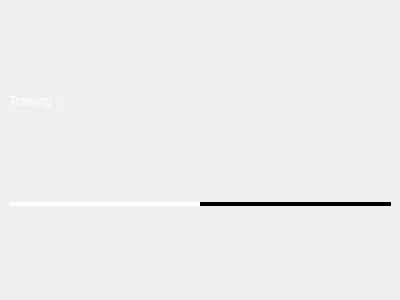
<?xml version="1.0" encoding="UTF-8"?>
<ui version="4.0">
 <class>AutoTagManager</class>
 <widget class="QWidget" name="AutoTagManager">
  <property name="geometry">
   <rect>
    <x>0</x>
    <y>0</y>
    <width>400</width>
    <height>300</height>
   </rect>
  </property>
  <property name="sizePolicy">
   <sizepolicy hsizetype="Preferred" vsizetype="Fixed">
    <horstretch>0</horstretch>
    <verstretch>0</verstretch>
   </sizepolicy>
  </property>
  <property name="windowTitle">
   <string>Form</string>
  </property>
  <property name="styleSheet">
   <string notr="true">QLabel {
color: white;
}

QProgressBar {
background-color: black;
border: 0px;
height: 1px;
font: 1px;
}

QProgressBar::chunk {
background-color: white;
}</string>
  </property>
  <layout class="QVBoxLayout" name="verticalLayout">
   <property name="spacing">
    <number>0</number>
   </property>
   <property name="leftMargin">
    <number>9</number>
   </property>
   <property name="topMargin">
    <number>0</number>
   </property>
   <property name="rightMargin">
    <number>9</number>
   </property>
   <property name="bottomMargin">
    <number>0</number>
   </property>
   <item>
    <widget class="QLabel" name="label">
     <property name="sizePolicy">
      <sizepolicy hsizetype="Ignored" vsizetype="Fixed">
       <horstretch>0</horstretch>
       <verstretch>0</verstretch>
      </sizepolicy>
     </property>
     <property name="text">
      <string>Training...</string>
     </property>
    </widget>
   </item>
   <item>
    <widget class="QProgressBar" name="progressBar">
     <property name="maximum">
      <number>0</number>
     </property>
     <property name="value">
      <number>0</number>
     </property>
    </widget>
   </item>
  </layout>
 </widget>
 <resources/>
 <connections/>
</ui>
